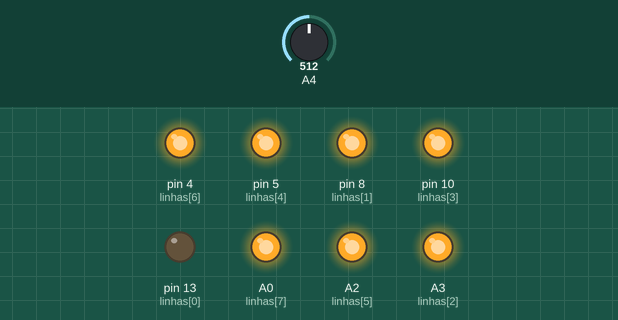
This sketch was run on a simulated Arduino Uno, built with avr-gcc and run on an emulated ATmega328P. Parts: output pins drawn as LEDs (lit = HIGH). Dashed ring = blinking. The test bench sets the inputs (shaded band); at power-on: A4 = 512. Pins used as bus, display or sensor lines are not drawn.

Above: at 1.3 s.
1.4 s: A4 set to 0
At 3.39 s:
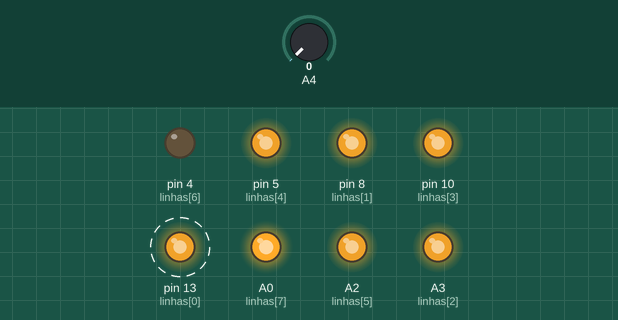
4.5 s: A4 set to 122
At 7.5 s:
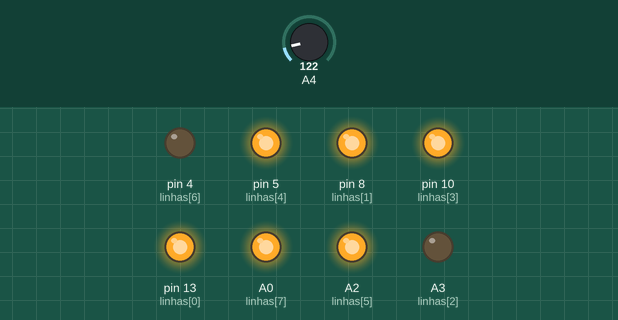
7.6 s: A4 set to 147
At 10.5 s:
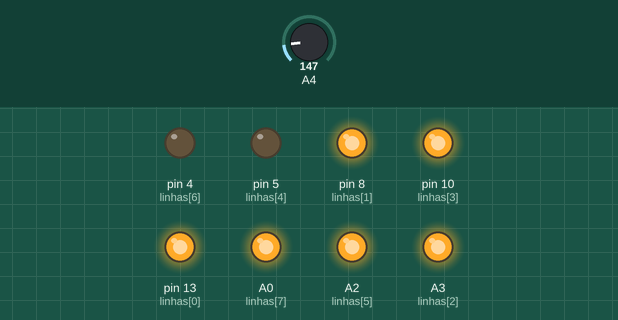
10.7 s: A4 set to 306
At 12.3 s:
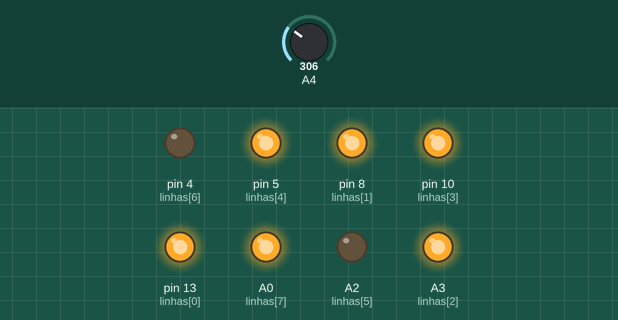
Timing chart, 0 to 14.8 s (numbered marks = the images above; inputs shaded):
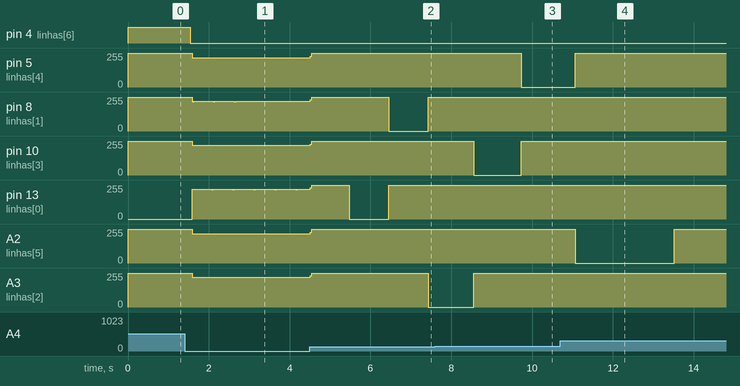

Measured:
- the behaviour switches between 137 and 138 on A4 (found by bisection; images 2 and 3)
- after the input at 1.4 s, pin 4 (linhas[6]): HIGH → LOW after 0.14 s; pin 5 (linhas[4]), A2 (linhas[5]): 255/255 → 221/255 after 0.19 s; pin 10 (linhas[3]), A3 (linhas[2]): 255/255 → 222/255 after 0.19 s
- after the input at 4.5 s, pin 5 (linhas[4]), A2 (linhas[5]): 221/255 → 255/255 at once; pin 10 (linhas[3]): 222/255 → 255/255 at once; A3 (linhas[2]): 222/255 → 255/255 at once, → 0/255 2.9 s later
- after the input at 7.6 s, A2 (linhas[5]): stays 255/255 (without the input it goes to 0/255 after 2.8 s)
- after the input at 10.7 s, pin 13 (linhas[0]): stays 255/255 (without the input it goes to 0/255 after 3.7 s)

The sketch:

bola-percorrendo-matriz-com-vetor.ino
```cpp
/*
   LINHA
   LI - PI - AR
   01 - 09 - 13
   02 - 14 - 08
   03 - 08 - A3
   04 - 12 - 10
   05 - 01 - 05
   06 - 07 - A2
   07 - 02 - 04
   08 - 05 - A0

   COLUNA
   CO - PI - AR
   01 - 13 - 09
   02 - 03 - 03
   03 - 04 - 02
   04 - 10 - 12
   05 - 06 - A1
   06 - 11 - 11
   07 - 15 - 07
   08 - 16 - 06
*/
byte linhas[8] = {13, 8, A3, 10, 5, A2, 4, A0};
byte colunas[8] = {9, 3, 2, 12, A1, 11, 7, 6};
byte x, y;

void setup()
{
  Serial.begin(9600);
  for (x = 0; x <= 7; x++)
  {
    pinMode(linhas[x], OUTPUT);
    digitalWrite(linhas[x], HIGH);
  }
  for (y = 0; y <= 7; y++)
  {
    pinMode(colunas[y], OUTPUT);
    digitalWrite(colunas[y], LOW);
  }

}
void loop()
{
  for (x = 0; x <= 7; x++)
  {
    digitalWrite(linhas[x], LOW);
    if (x == 7)
    {
      digitalWrite(linhas[7], HIGH);
    }
    else
    {
      digitalWrite(linhas[(x - 1)], HIGH);
    }

    for (y = 0; y <= 7; y++)
    {
      int velocidade = analogRead(A4);
      digitalWrite(colunas[y], HIGH);
      if (y == 0)
      {
        digitalWrite(colunas[7], LOW);
      }
      else
      {
        digitalWrite(colunas[(y - 1)], LOW);
      }
      delay(velocidade);
    }
  }
}
```
